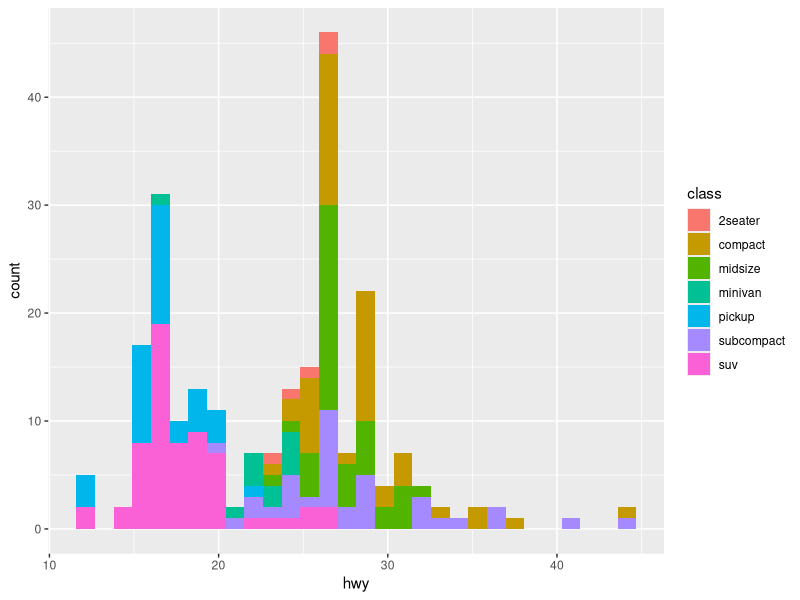
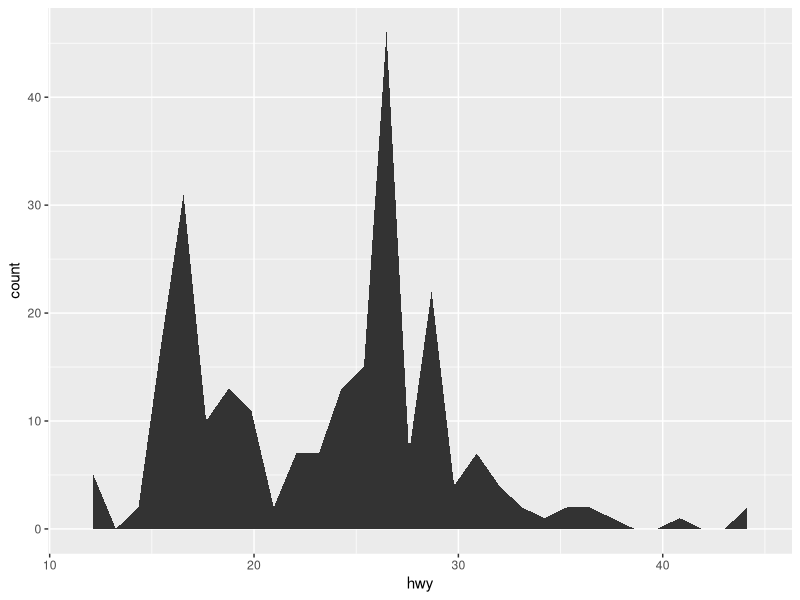
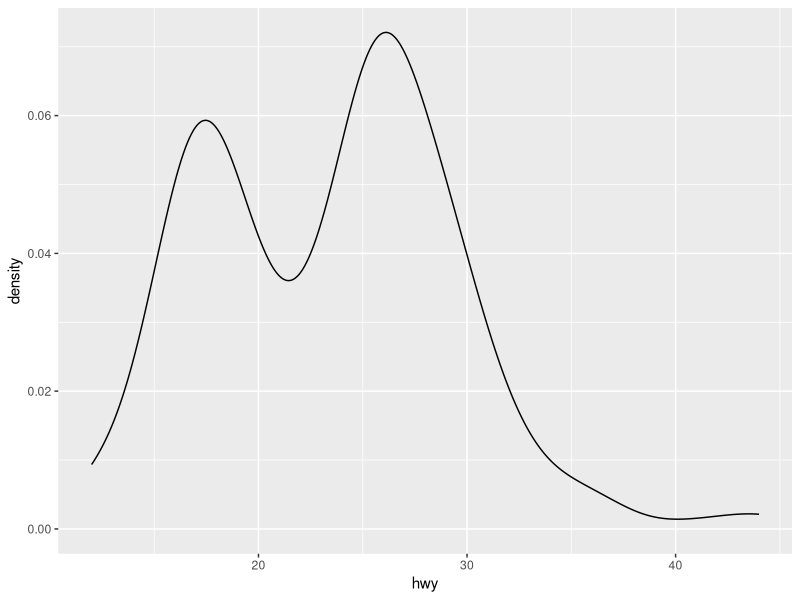
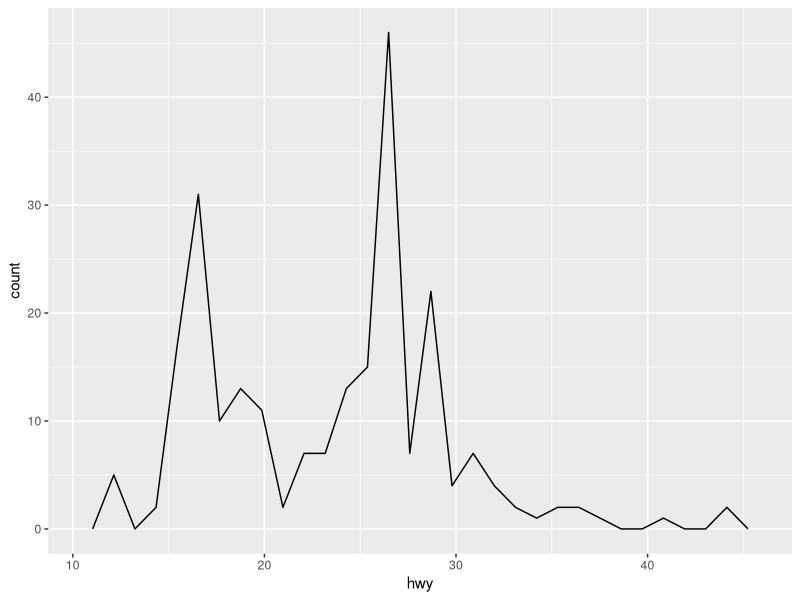
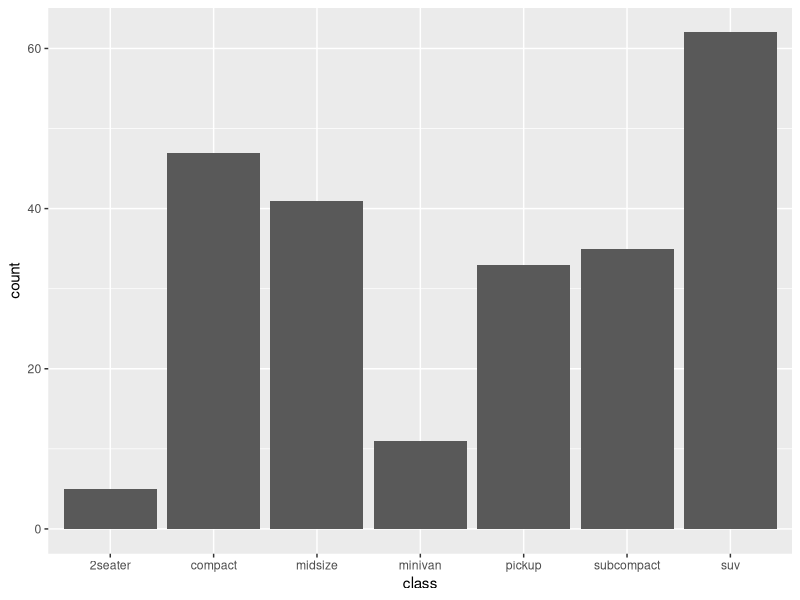
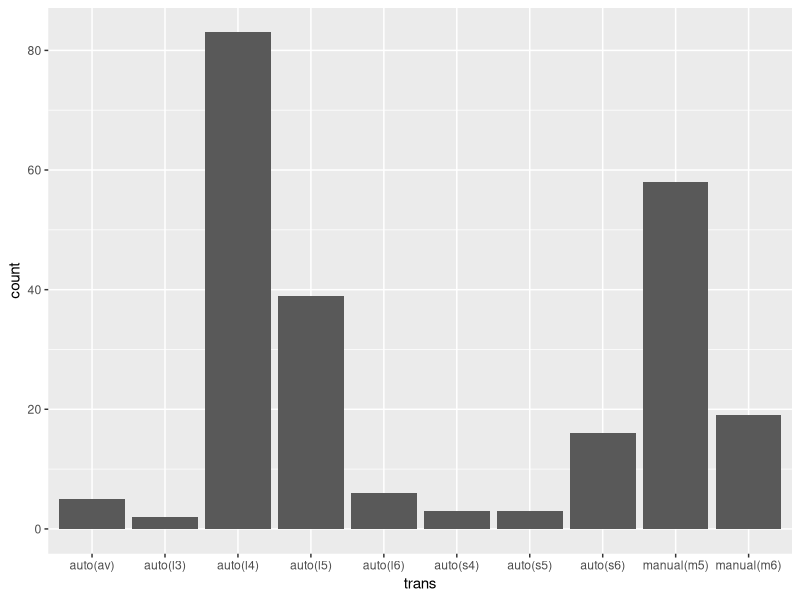
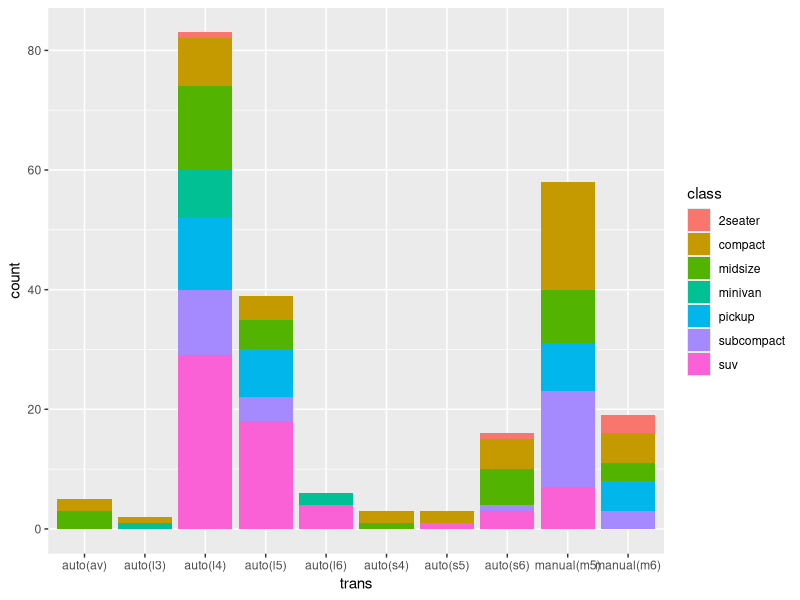
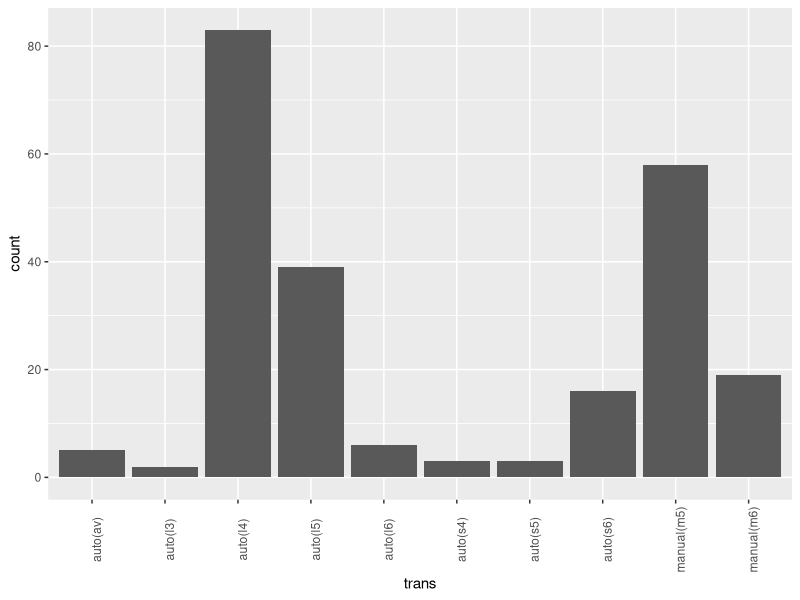

Source code (R) for these figures, in order:
library(ggplot2)
library(dplyr)
library(tidyverse)

# ONE Variable Continuous
summary(mpg$hwy)
ggplot(mpg, aes(hwy, fill=class)) +
  geom_histogram()

ggplot(mpg, aes(hwy)) +
  geom_area(stat="bin")

ggplot(mpg, aes(hwy)) +
  geom_density()

ggplot(mpg, aes(hwy)) +
  geom_freqpoly()

# ONE Variable Discrete
table(mpg$class)
ggplot(mpg, aes(class)) +
  geom_bar()

ggplot(mpg, aes(trans)) +
  geom_bar()

ggplot(mpg, aes(trans, fill=class)) +
  geom_bar()

ggplot(mpg, aes(trans)) +
  geom_bar() +
  theme(axis.text.x = element_text(angle = 90))

ggplot(mpg, aes(class)) +
  geom_bar() +
  coord_flip()

ggplot(mpg, aes(fct_infreq(class))) +
  geom_bar() +
  coord_flip()

ggplot(mpg, aes(fct_rev(fct_infreq(class)))) +
  geom_bar() +
  coord_flip()

# TWO Variables continuous x - continuous y
ggplot(mpg, aes(cty, hwy)) +
  geom_point()

ggplot(mpg, aes(cty, hwy, color=class)) +
  geom_point()

ggplot(mpg, aes(cty, hwy)) +
  geom_point() +
  geom_smooth(method="lm", se = F)

ggplot(mpg, aes(cty, hwy)) +
  geom_smooth()

ggplot(mpg, aes(cty, hwy)) +
  geom_smooth() +
  geom_point()

# TWO Variables - discrete x - continuous y
df_means = mpg %>%
  group_by(class) %>%
  summarize(hwy = mean(hwy))

ggplot(df_means, aes(x = class, y = hwy)) +
  geom_col()

ggplot(df_means, aes(x = fct_reorder(class, hwy), y = hwy)) +
  geom_col()

ggplot(mpg, aes(class, hwy)) +
  geom_boxplot()

ggplot(mpg, aes(fct_reorder(class, hwy, median), hwy)) +
  geom_boxplot()

# TWO Variables - date x - continuous y
ggplot(economics, aes(date, unemploy)) +
  geom_line()

ggplot(economics, aes(date, unemploy)) +
  geom_area()

# https://blog.albertkuo.me/post/2022-01-04-reordering-geom-col-and-geom-bar-by-count-or-value/

# Temi
ggplot(mpg, aes(hwy)) +
  geom_histogram() +
  theme_minimal()

ggplot(mpg, aes(hwy)) +
  geom_histogram() +
  theme_bw()

ggplot(mpg, aes(hwy)) +
  geom_histogram() +
  theme_classic()


# Labs
ggplot(mpg, aes(hwy)) +
  geom_histogram() +
  theme_minimal() +
  labs(title="Questo è il titolo", 
       subtitle="Questo è il sottotitolo", 
       caption = "Qui va la fonte dati") +
  xlab("Consumo") +
  ylab("Numero auto")

# Colori
ggplot(mpg, aes(hwy)) +
  geom_histogram(fill="red") 

ggplot(mpg, aes(hwy)) +
  geom_histogram(aes(fill=class))

ggplot(mpg, aes(cty, hwy)) +
  geom_point(color="red")

ggplot(mpg, aes(cty, hwy)) +
  geom_point(aes(color=class))


ggplot(mpg, aes(cty, hwy)) +
  geom_point(aes(color=drv)) +
  scale_color_manual(values = c("#e3776f", "#7777DD", "black"))

ggplot(mpg, aes(hwy)) +
  geom_histogram(aes(fill=drv)) +
  scale_fill_manual(values = c("#CC6666", "#7777DD", "black"))


ggplot(mpg, aes(cty, hwy)) +
  geom_point(aes(color=cty))

ggplot(mpg, aes(cty, hwy)) +
  geom_point(aes(color=year)) +
  scale_color_continuous(low="grey20", high="red")

